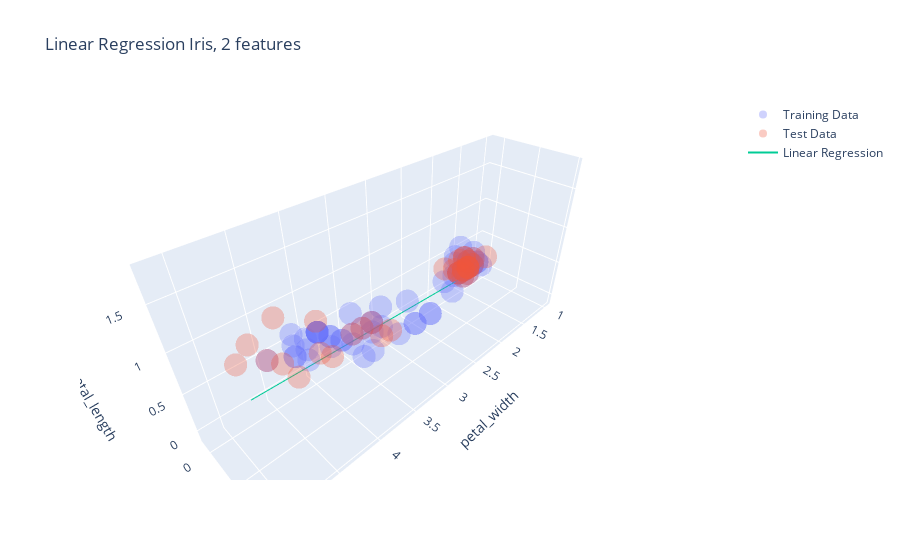

Source (notebook cell):
### Markdown cell above
# And try the same procedures

### Code cell
iris = datasets.load_iris()
X = iris.data[:100, 2:]  # we only take the last feature.
y = iris.target[:100]
X_train, X_test, y_train, y_test = train_test_split(X, y, test_size=0.33, random_state=42)

regr = linear_model.LinearRegression()
regr.fit(X_train, y_train)
train_preds = regr.predict(X_train)
test_pres = regr.predict(X_test)

X_linspace = np.linspace(1, 5, 300)

trace0 = go.Scatter3d(
    x=X_train[:, 0],
    y=y_train,
    z=X_train[:, 1],
    name='Training Data',
    mode='markers',
    opacity=0.3,
)
trace1 = go.Scatter3d(
    x=X_test[:, 0],
    y=y_test,
    z=X_test[:, 1],    
    name='Test Data',
    mode='markers',
    opacity=0.3,    
)

trace2 = go.Scatter3d(
    x=X_linspace,
    y=regr.coef_[0] * X_linspace + regr.intercept_,
    z=regr.coef_[1] * X_linspace + regr.intercept_,
    name='Linear Regression',
    mode='lines',
)
data = [trace0, trace1, trace2]
fig = go.Figure(data=data)
fig.update_layout(title="Linear Regression Iris, 2 features",
                    scene = dict(
                    xaxis_title='petal_width',
                    yaxis_title='species_id',
                    zaxis_title='petal_length'),
)
fig.show()

### Figure 1 — Plotly figure (JSON) as saved in the notebook; plotly's stock layout.template omitted (floating-point values rounded to 4 significant figures; data arrays with more than 128 entries replaced by an {"elided": "..."} marker saying what was removed)
{"data": [{"mode": "markers", "name": "Training Data", "opacity": 0.3, "type": "scatter3d", "x": [1.4, 3.3, 1.7, 4.5, 4.4, 1.2, 1.3, 1.4, 1.5, 1.5, 4.2, 1.5, 1.5, 3.7, 1.6, 4, 1.1, 1.9, 1.5, 1.4, 1.3, 1.4, 4.5, 1.4, 3.6, 1.3, 4, 4.7, 4.1, 4.6, 1.6, 4.7, 4.1, 1.6, 4.5, 4.2, 4.3, 3.5, 1.3, 4.6, 1.5, 3, 3.3, 4.4, 1.5, 4.2, 3.9, 4.7, 4.5, 1.4, 1.6, 1.4, 4.9, 1.5, 1.3, 1.7, 4.4, 4.6, 4.3, 4.7, 3.9, 1.7, 3.5, 4, 1.2, 4, 4.5], "y": [0, 1, 0, 1, 1, 0, 0, 0, 0, 0, 1, 0, 0, 1, 0, 1, 0, 0, 0, 0, 0, 0, 1, 0, 1, 0, 1, 1, 1, 1, 0, 1, 1, 0, 1, 1, 1, 1, 0, 1, 0, 1, 1, 1, 0, 1, 1, 1, 1, 0, 0, 0, 1, 0, 0, 0, 1, 1, 1, 1, 1, 0, 1, 1, 0, 1, 1], "z": [0.2, 1, 0.4, 1.5, 1.4, 0.2, 0.4, 0.2, 0.2, 0.2, 1.2, 0.2, 0.3, 1, 0.2, 1, 0.1, 0.2, 0.2, 0.3, 0.2, 0.2, 1.5, 0.3, 1.3, 0.2, 1.3, 1.6, 1.3, 1.5, 0.6, 1.4, 1, 0.2, 1.5, 1.5, 1.3, 1, 0.3, 1.3, 0.2, 1.1, 1, 1.4, 0.1, 1.3, 1.4, 1.4, 1.5, 0.1, 0.2, 0.2, 1.5, 0.4, 0.2, 0.5, 1.3, 1.4, 1.3, 1.5, 1.2, 0.2, 1, 1.3, 0.2, 1.2, 1.5]}, {"mode": "markers", "name": "Test Data", "opacity": 0.3, "type": "scatter3d", "x": [5.1, 4, 4.8, 1.4, 1.9, 1.5, 1, 3.8, 1.5, 1.4, 1.7, 1.6, 4.7, 1.4, 4.4, 1.4, 4.8, 5, 1.4, 1.5, 4.5, 4.1, 1.6, 1.3, 3.9, 1.5, 1.3, 4.2, 1.5, 4.9, 1.6, 1.4, 4.5], "y": [1, 1, 1, 0, 0, 0, 0, 1, 0, 0, 0, 0, 1, 0, 1, 0, 1, 1, 0, 0, 1, 1, 0, 0, 1, 0, 0, 1, 0, 1, 0, 0, 1], "z": [1.6, 1.3, 1.8, 0.3, 0.4, 0.2, 0.2, 1.1, 0.2, 0.2, 0.3, 0.2, 1.2, 0.2, 1.2, 0.2, 1.4, 1.7, 0.1, 0.4, 1.3, 1.3, 0.4, 0.2, 1.1, 0.4, 0.3, 1.3, 0.1, 1.5, 0.2, 0.2, 1.6]}, {"mode": "lines", "name": "Linear Regression", "type": "scatter3d", "x": {"elided": "300 float values"}, "y": {"elided": "300 float values"}, "z": {"elided": "300 float values"}}], "layout": {"scene": {"xaxis": {"title": {"text": "petal_width"}}, "yaxis": {"title": {"text": "species_id"}}, "zaxis": {"title": {"text": "petal_length"}}}, "title": {"text": "Linear Regression Iris, 2 features"}}}
